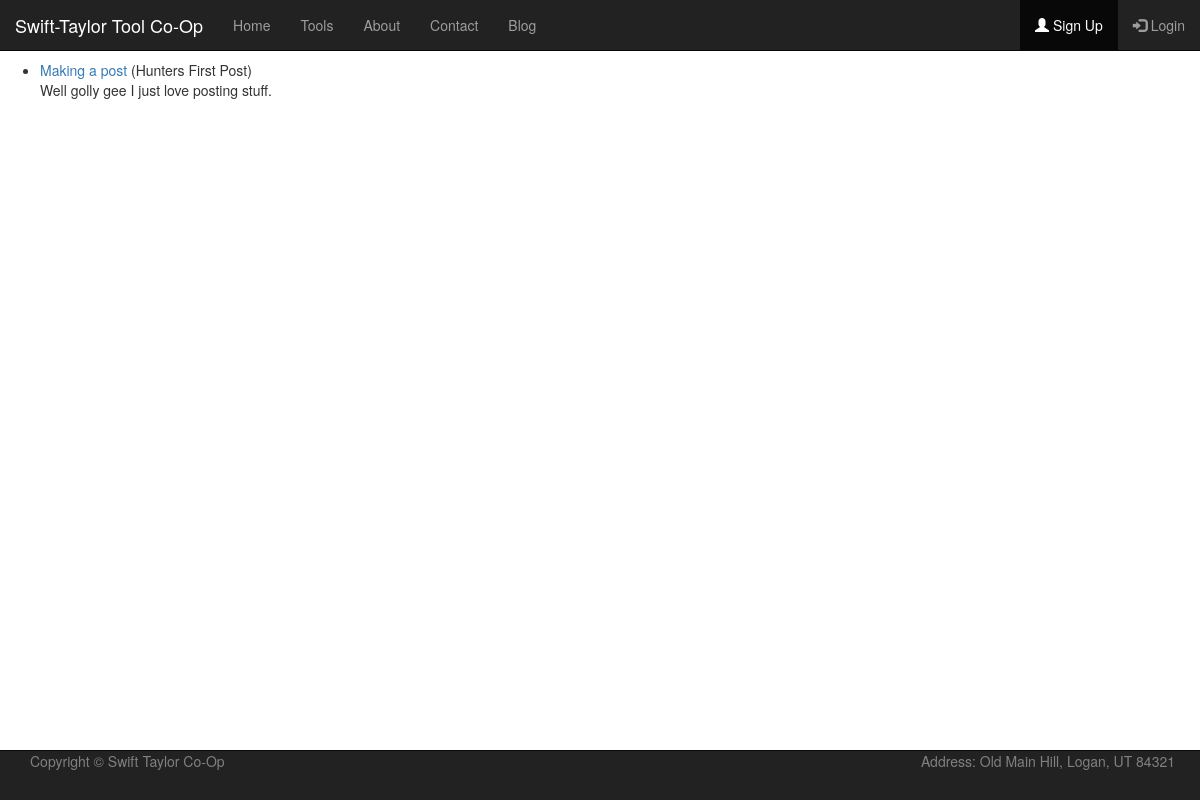
/blog/, run on an earlier commit of the app's database.
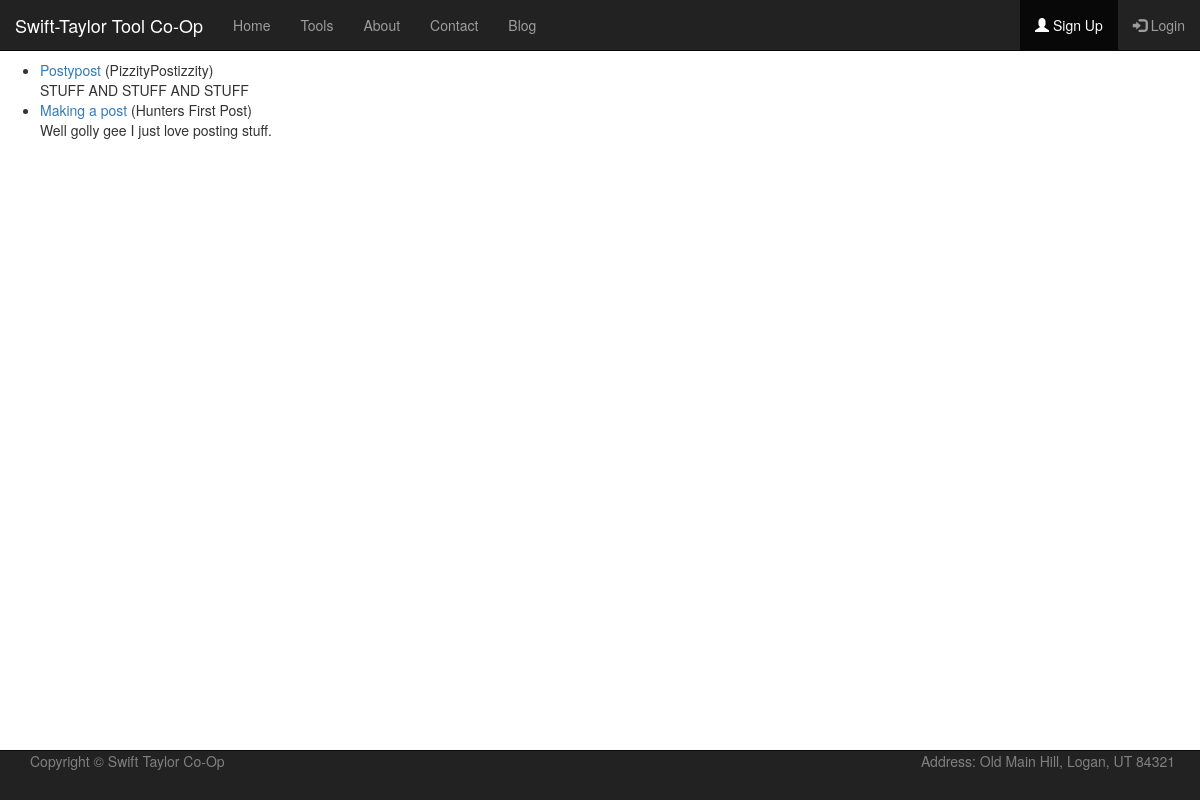
And on a later commit of the database.
### tools/models.py (models this page shows)
class Blog(models.Model):
    title = models.CharField(max_length=200)
    author = models.CharField(max_length=100)
    content = models.TextField()
    date = models.DateField(default=datetime.date.today)

### tools/views.py (the view)
# urls.py: path('blog/', tools_views.BlogView.as_view(), name = 'blog'),
class BlogView(generic.ListView):
    template_name = 'tools/blog.html'
    context_object_name = 'all_blog_list'
    def get_queryset(self):
        return Blog.objects.order_by('-date')

### tools/templates/tools/blog.html (shortened to what this page needs)
<!DOCTYPE html>
{% load static %}
<html lang = "en">
    <head>
        {% load static %}
        <link rel="stylesheet" href="https://maxcdn.bootstrapcdn.com/bootstrap/3.4.1/css/bootstrap.min.css">
        <link rel="stylesheet" href = "{% static 'tools/style.css' %}">
    </head>
<nav class="navbar navbar-inverse navbar-fixed-top">
  <div class="container-fluid">
    <div class="navbar-header">
      <a class="navbar-brand" href="#">Swift-Taylor Tool Co-Op</a>
    </div>
    <ul class="nav navbar-nav">
      <li><a href="{% url 'homepage' %}">Home</a></li>
      <li><a href="{% url 'tools' %}">Tools</a></li>
      <li><a href="{% url 'about' %}">About</a></li>
    <li><a href="{% url 'contact' %}">Contact</a></li>
    <li><a href="{% url 'blog' %}">Blog</a></li>
    </ul>
    <ul class="nav navbar-nav navbar-right">
    {% if user.is_authenticated %}
      <li><a href="{% url 'logout' %}"><span class="glyphicon glyphicon-log-in"></span> Logout</a></li>
    {% else %}
      <li class="active"><a href="{% url 'register' %}"><span class="glyphicon glyphicon-user"></span> Sign Up</a></li>
      <li><a href="{% url 'login' %}"><span class="glyphicon glyphicon-log-in"></span> Login</a></li>
    {% endif %}
    </ul>
  </div>
</nav>
	<body>
	<br/>
	<br/>
    <br/>
        {% if all_blog_list %}
            <ul>
                {% for blog in all_blog_list %}
            <li>
                <a href="{% url 'entry' blog.id%}">{{ blog.title }}</a> ({{blog.author}})
                <br/>
                {{blog.content|truncatewords:200}}
            </li>
            {% endfor %}
        </ul>
        {% else %}
            <p>No posts.</p>
        {% endif %}
        <br/>
<nav class="navbar navbar-inverse navbar-fixed-bottom">
  <div class="container">
    <p class="nav navbar-nav navbar-left" style="color:gray;"> Copyright &copy; Swift Taylor Co-Op</p>
	<p class="nav navbar-nav navbar-right" style="color:gray;"> Address: Old Main Hill, Logan, UT 84321 </p>
  </div>
</nav>
    </body>
</html>

### tools/static/tools/style.css (style rules this page uses)
p { padding-left: 10px; padding-right: 10px; }

What changed in the data, as far as the page shows it:
added Blog: title "Postypost", author "PizzityPostizzity", content "STUFF AND STUFF AND STUFF"
